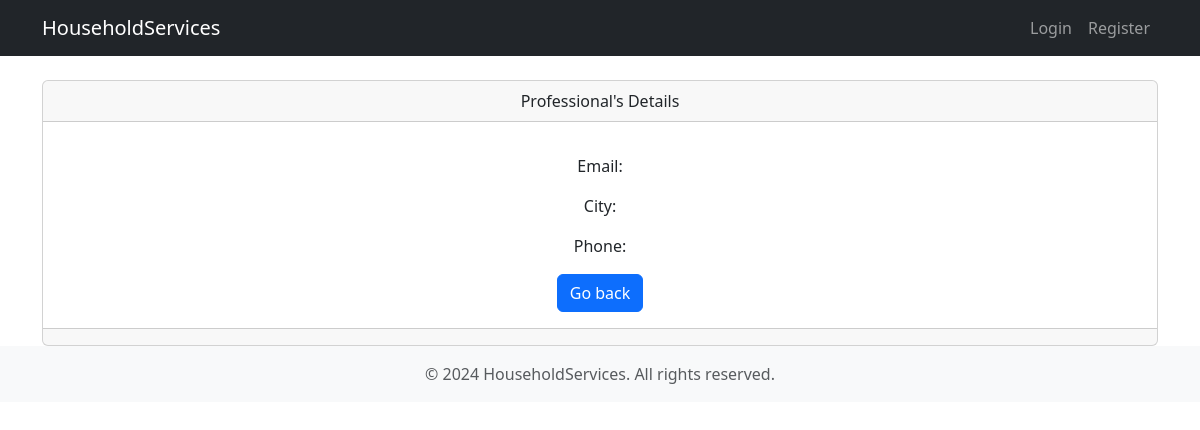
Page /professional_details/1 on the earlier database version.
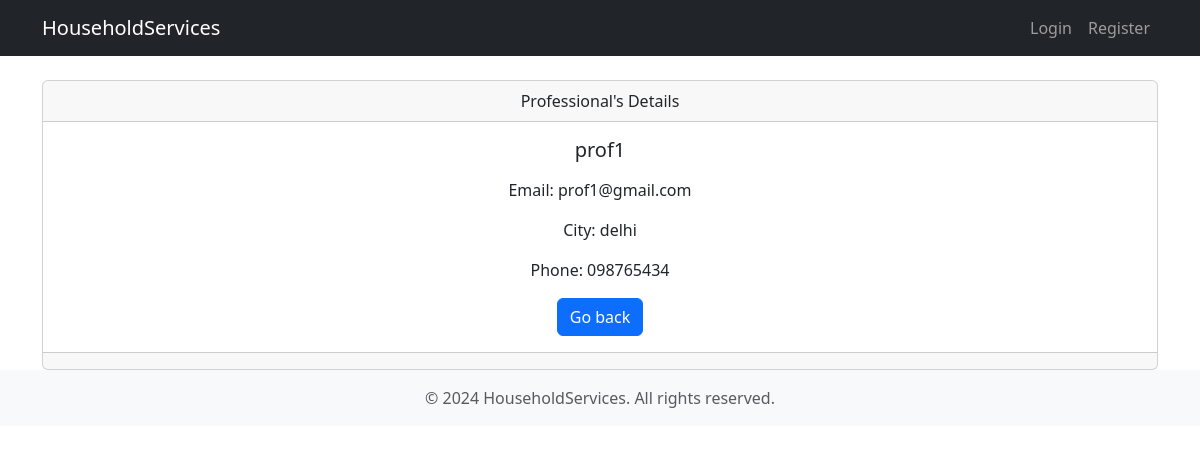
Same page on the later database version.
### models.py (models this page shows, shortened)
class Professional(db.Model):
    __tablename__ = 'professional'
    id = db.Column(db.Integer, primary_key=True)
    email = db.Column(db.String(120), unique=True, nullable=False)
    passhash = db.Column(db.String(256), nullable=False)
    full_name = db.Column(db.String(120), nullable=False)
    city = db.Column(db.String(100), nullable=False)
    pincode = db.Column(db.String(10), nullable=False)
    phone_number = db.Column(db.String(15), nullable=False)
    service_package_id = db.Column(db.Integer, db.ForeignKey('service_package.id'), nullable=False)
    experience = db.Column(db.Integer, nullable=False)
    document = db.Column(db.String(255), nullable=False)
    status = db.Column(db.String(50), nullable=False, default="pending")
    rejected_requests = db.relationship('RejectedServiceRequest', backref='professional', lazy=True, cascade="all, delete-orphan")
    service_package = db.relationship('ServicePackage', backref='professionals', lazy=True)

### Folder2/services.py (the view)
@customer_services.route('/professional_details/<int:request_id>', methods=['GET'])
def professional_details(request_id):
    service_request = ServiceRequest.query.get_or_404(request_id)
    return render_template('professional_details.html', service_request=service_request)

### templates/professional_details.html (shortened to what this page needs)
{% extends "base.html" %}
{% block content %}
<div class="card text-center">
    <div class="card-header">
        Professional's Details
    </div>
    <div class="card-body">
        <h5 class="card-title">{{ service_request.professional.full_name }}</h5>
        <p>Email: {{ service_request.professional.email }}</p>
        <p>City: {{ service_request.professional.city }}</p>
        <p>Phone: {{ service_request.professional.phone_number }}</p>
        <a href="{{ url_for('customer_view.dashboard') }}" class="btn btn-primary">Go back</a>
    </div>
    <div class="card-footer text-body-secondary">
    </div>
</div>
{% endblock %}

Differences in the rows shown:
now on this page (row edited): Professional: professional.full_name "prof1", professional.email "prof1@gmail.com", professional.city "delhi", professional.phone_number "098765434"
